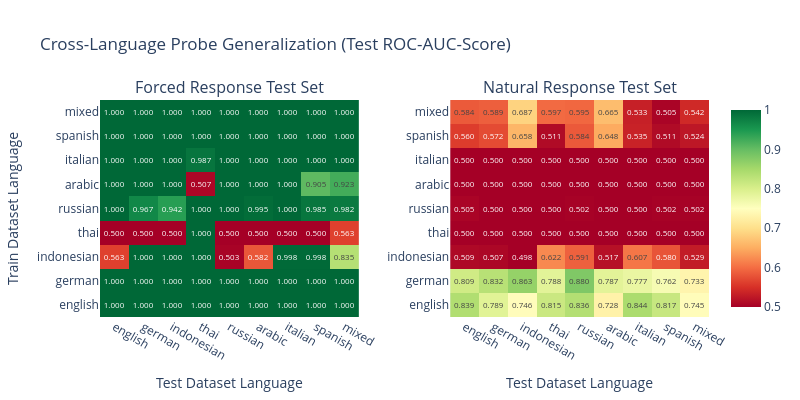

Notebook code for this chart:
### Code cell
def compute_generalization_matrix(
    train_acts: dict[str, dict[int, Float[Tensor, "n d"]]],
    train_labels: dict[str, Float[Tensor, " n"]],
    test_acts: dict[str, dict[int, Float[Tensor, "n d"]]],
    test_labels: dict[str, Float[Tensor, " n"]],
    dataset_names: list[str],
    probe_cls: type,
    layer: int
) -> Float[Tensor, "n_datasets n_datasets"]:
    """
    Compute a generalization matrix: entry (i, j) is the test accuracy of a probe trained on dataset i
    and evaluated on dataset j.

    Args:
        train_acts, train_labels: Training data per dataset.
        test_acts, test_labels: Test data per dataset.
        dataset_names: Names of datasets (determines matrix ordering).
        probe_cls: Probe class to use (MMProbe or LRProbe), must have from_data and pred methods.

    Returns:
        Tensor of shape [n_datasets, n_datasets] with accuracy values.
    """
    probes = {}
    for lang in LANGUAGES:
        train_act = train_acts[lang][layer][:600,:]
        print(train_act.shape)
        train_lab = train_labels[lang][:600]
        probe = probe_cls.from_data(train_act, train_lab)
        
        probes[lang] = probe
        
    roc_auc = t.zeros(len(dataset_names), len(dataset_names)).float()
    
    for i, lang_i in enumerate(dataset_names):
        probe = probes[lang_i]
        
        for j, lang_j in enumerate(dataset_names):
            test_act = test_acts[lang_j]
            test_lab = test_labels[lang_j]
            test_preds = probe(test_act[layer])
            test_auc = roc_auc_score(test_lab.detach().numpy(), test_preds.detach().numpy())
            
            roc_auc[i,j] = float(test_auc)
            
            
    return roc_auc
        
        

         


mm_matrix_test = compute_generalization_matrix(ACTS_AND_LABELS["train_acts"], ACTS_AND_LABELS["train_labels"], ACTS_AND_LABELS["test_acts"], ACTS_AND_LABELS["test_labels"], LANGUAGES, MMProbe, 24)
mm_matrix_nat = compute_generalization_matrix(ACTS_AND_LABELS["train_acts"], ACTS_AND_LABELS["train_labels"], ACTS_AND_LABELS["nat_acts"], ACTS_AND_LABELS["nat_labels"], LANGUAGES, MMProbe, 24)


# Heatmap visualization
fig = make_subplots(rows=1, cols=2, subplot_titles=["Forced Response Test Set", "Natural Response Test Set"], horizontal_spacing=0.15)

for idx, (matrix, name) in enumerate([(mm_matrix_test, "MM-test"), (mm_matrix_nat, "MM-nat")]):
    text_vals = [[f"{matrix[i, j]:.3f}" for j in range(len(LANGUAGES))] for i in range(len(LANGUAGES))]
    fig.add_trace(
        go.Heatmap(
            z=matrix.numpy(),
            x=LANGUAGES,
            y=LANGUAGES,
            text=text_vals,
            texttemplate="%{text}",
            colorscale="RdYlGn",
            zmin=0.5,
            zmax=1.0,
            showscale=(idx == 1),
        ),
        row=1,
        col=idx + 1,
    )
    fig.update_yaxes(title_text="Train Dataset Language" if idx == 0 else "", row=1, col=idx + 1)
    fig.update_xaxes(title_text="Test Dataset Language", row=1, col=idx + 1)

fig.update_layout(title="Cross-Language Probe Generalization (Test ROC-AUC-Score)", height=400, width=800)
fig.show()

# Cosine similarity between probe directions
mm_directions = {lang: MMProbe.from_data(ACTS_AND_LABELS["train_acts"][lang][24][:600,:], ACTS_AND_LABELS["train_labels"][lang][:600]).direction for lang in LANGUAGES}
#lr_directions = {name: LRProbe.from_data(train_acts[name][24], train_labels[name]).direction for name in DATASET_NAMES}

print("\nPairwise cosine similarity between probe directions:")
for probe_name, directions in [("MM", mm_directions)]:
    print(f"\n% {probe_name} Probe")
    n = len(LANGUAGES)
    
    # Precompute normalized directions
    normed = {lang: directions[lang] / directions[lang].norm() for lang in LANGUAGES}
    
    # Build similarity matrix
    sims = {}
    for i, n1 in enumerate(LANGUAGES):
        for j, n2 in enumerate(LANGUAGES):
            sims[(n1, n2)] = (normed[n1] @ normed[n2]).item()
    
    # LaTeX output
    col_fmt = "l" + "c" * n
    print(f"\\begin{{tabular}}{{{col_fmt}}}")
    print("\\toprule")
    print(" & " + " & ".join(LANGUAGES) + " \\\\")
    print("\\midrule")
    for n1 in LANGUAGES:
        row_vals = []
        for n2 in LANGUAGES:
            val = sims[(n1, n2)]
            if n1 == n2:
                row_vals.append("1.00")
            else:
                row_vals.append(f"{val:.2f}")
        print(f"{n1} & " + " & ".join(row_vals) + " \\\\")
    print("\\bottomrule")
    print(f"\\end{{tabular}}")

### Figure 1 — Plotly figure (JSON) as saved in the notebook; plotly's stock layout.template omitted (floating-point values rounded to 4 significant figures)
{"data": [{"colorscale": [[0, "rgb(165,0,38)"], [0.1, "rgb(215,48,39)"], [0.2, "rgb(244,109,67)"], [0.3, "rgb(253,174,97)"], [0.4, "rgb(254,224,139)"], [0.5, "rgb(255,255,191)"], [0.6, "rgb(217,239,139)"], [0.7, "rgb(166,217,106)"], [0.8, "rgb(102,189,99)"], [0.9, "rgb(26,152,80)"], [1, "rgb(0,104,55)"]], "showscale": false, "text": [["1.000", "1.000", "1.000", "1.000", "1.000", "1.000", "1.000", "1.000", "1.000"], ["1.000", "1.000", "1.000", "1.000", "1.000", "1.000", "1.000", "1.000", "1.000"], ["0.563", "1.000", "1.000", "1.000", "0.503", "0.582", "0.998", "0.998", "0.835"], ["0.500", "0.500", "0.500", "1.000", "0.500", "0.500", "0.500", "0.500", "0.563"], ["1.000", "0.967", "0.942", "1.000", "1.000", "0.995", "1.000", "0.985", "0.982"], ["1.000", "1.000", "1.000", "0.507", "1.000", "1.000", "1.000", "0.905", "0.923"], ["1.000", "1.000", "1.000", "0.987", "1.000", "1.000", "1.000", "1.000", "1.000"], ["1.000", "1.000", "1.000", "1.000", "1.000", "1.000", "1.000", "1.000", "1.000"], ["1.000", "1.000", "1.000", "1.000", "1.000", "1.000", "1.000", "1.000", "1.000"]], "texttemplate": "%{text}", "type": "heatmap", "x": ["english", "german", "indonesian", "thai", "russian", "arabic", "italian", "spanish", "mixed"], "xaxis": "x", "y": ["english", "german", "indonesian", "thai", "russian", "arabic", "italian", "spanish", "mixed"], "yaxis": "y", "z": [[1.0, 1.0, 1.0, 1.0, 1.0, 1.0, 1.0, 1.0, 1.0], [1.0, 1.0, 1.0, 1.0, 1.0, 1.0, 1.0, 1.0, 1.0], [0.5633, 1.0, 1.0, 1.0, 0.5033, 0.5817, 0.9983, 0.9983, 0.835], [0.5, 0.5, 0.5, 1.0, 0.5, 0.5, 0.5, 0.5, 0.5633], [1.0, 0.9667, 0.9417, 1.0, 1.0, 0.995, 1.0, 0.985, 0.9817], [1.0, 1.0, 1.0, 0.5067, 1.0, 1.0, 1.0, 0.905, 0.9233], [1.0, 1.0, 1.0, 0.9867, 1.0, 1.0, 1.0, 1.0, 1.0], [1.0, 1.0, 1.0, 1.0, 1.0, 1.0, 1.0, 1.0, 1.0], [1.0, 1.0, 1.0, 1.0, 1.0, 1.0, 1.0, 1.0, 1.0]], "zmax": 1, "zmin": 0.5}, {"colorscale": [[0, "rgb(165,0,38)"], [0.1, "rgb(215,48,39)"], [0.2, "rgb(244,109,67)"], [0.3, "rgb(253,174,97)"], [0.4, "rgb(254,224,139)"], [0.5, "rgb(255,255,191)"], [0.6, "rgb(217,239,139)"], [0.7, "rgb(166,217,106)"], [0.8, "rgb(102,189,99)"], [0.9, "rgb(26,152,80)"], [1, "rgb(0,104,55)"]], "showscale": true, "text": [["0.839", "0.789", "0.746", "0.815", "0.836", "0.728", "0.844", "0.817", "0.745"], ["0.809", "0.832", "0.863", "0.788", "0.880", "0.787", "0.777", "0.762", "0.733"], ["0.509", "0.507", "0.498", "0.622", "0.591", "0.517", "0.607", "0.580", "0.529"], ["0.500", "0.500", "0.500", "0.500", "0.500", "0.500", "0.500", "0.500", "0.500"], ["0.505", "0.500", "0.500", "0.500", "0.502", "0.500", "0.500", "0.502", "0.502"], ["0.500", "0.500", "0.500", "0.500", "0.500", "0.500", "0.500", "0.500", "0.500"], ["0.500", "0.500", "0.500", "0.500", "0.500", "0.500", "0.500", "0.500", "0.500"], ["0.560", "0.572", "0.658", "0.511", "0.584", "0.648", "0.535", "0.511", "0.524"], ["0.584", "0.589", "0.687", "0.597", "0.595", "0.665", "0.533", "0.505", "0.542"]], "texttemplate": "%{text}", "type": "heatmap", "x": ["english", "german", "indonesian", "thai", "russian", "arabic", "italian", "spanish", "mixed"], "xaxis": "x2", "y": ["english", "german", "indonesian", "thai", "russian", "arabic", "italian", "spanish", "mixed"], "yaxis": "y2", "z": [[0.8392, 0.789, 0.7458, 0.8151, 0.8362, 0.7284, 0.8437, 0.8173, 0.7452], [0.8086, 0.8324, 0.8632, 0.7878, 0.8795, 0.7871, 0.7775, 0.7618, 0.7326], [0.5091, 0.5069, 0.4983, 0.6218, 0.5905, 0.5172, 0.6069, 0.5799, 0.5293], [0.5, 0.5, 0.5, 0.5, 0.5, 0.5, 0.5, 0.5, 0.5], [0.5045, 0.5, 0.5, 0.5, 0.5022, 0.5, 0.5, 0.5023, 0.5023], [0.5, 0.5, 0.5, 0.5, 0.5, 0.5, 0.5, 0.5, 0.5], [0.5, 0.5, 0.5, 0.5, 0.5, 0.5, 0.5, 0.5, 0.5], [0.5597, 0.5717, 0.658, 0.5114, 0.5838, 0.6475, 0.5351, 0.5113, 0.5243], [0.5841, 0.5885, 0.6869, 0.5973, 0.5952, 0.6653, 0.5334, 0.5047, 0.5424]], "zmax": 1, "zmin": 0.5}], "layout": {"annotations": [{"font": {"size": 16}, "showarrow": false, "text": "Forced Response Test Set", "x": 0.2125, "xanchor": "center", "xref": "paper", "y": 1, "yanchor": "bottom", "yref": "paper"}, {"font": {"size": 16}, "showarrow": false, "text": "Natural Response Test Set", "x": 0.7875, "xanchor": "center", "xref": "paper", "y": 1, "yanchor": "bottom", "yref": "paper"}], "height": 400, "title": {"text": "Cross-Language Probe Generalization (Test ROC-AUC-Score)"}, "width": 800, "xaxis": {"anchor": "y", "domain": [0, 0.425], "title": {"text": "Test Dataset Language"}}, "xaxis2": {"anchor": "y2", "domain": [0.575, 1], "title": {"text": "Test Dataset Language"}}, "yaxis": {"anchor": "x", "domain": [0, 1], "title": {"text": "Train Dataset Language"}}, "yaxis2": {"anchor": "x2", "domain": [0, 1], "title": {"text": ""}}}}
